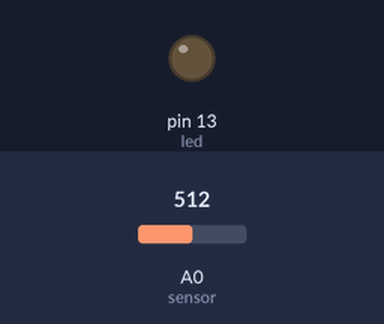
The sketch below on a simulated Arduino Uno, built with avr-gcc and run on an emulated ATmega328P. Parts: output pins drawn as LEDs (lit = HIGH). Inputs (shaded band) come from the test bench; at power-on: A0 (sensor) = 512. What the sketch prints to the serial monitor is not drawn.

Above: at 18.0 s.
18.1 s: A0 (sensor) set to 20
At 20.5 s:
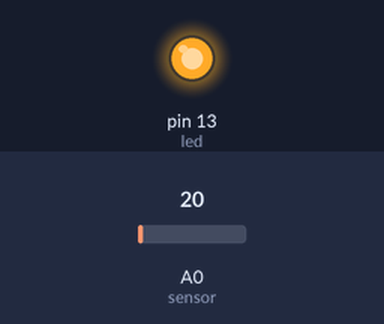
Timing chart, 0 to 38.6 s (numbered marks = the images above; inputs shaded):
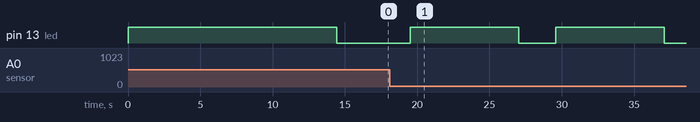

Measured:
- by itself, pin 13 (led): alternates HIGH for 7.5 s and LOW for 2.6 s

The sketch:

Arduino_Temperature_sensor.ino
```cpp
#define led 13  // Declare Pin  for led
#define sensor A0  //Declare Pin for Sensor input
void setup() {
  // put your setup code here, to run once:
  Serial.begin(1000);  //1second = 1000milisecond = 1bit
  pinMode(led, OUTPUT);
}

void loop() {
  // put your main code here, to run repeatedly:
  int value;
  int temp = analogRead(sensor);   //Reading sensor value
  Serial.println(temp);   //Printing sensor analog value
  int tempC = temp * (5.0 / 1023.0) * 100;   //Conversion of sensor analog value to celcius
  //int tempC=temp/9.31;
  Serial.println(tempC);   //Printing temperature value
  if(tempC<30)
  {
    value=250;  //blinking of led at temp<30
  }
  else if(tempC>30)
  {
    value=500;  //blinking of led at temp>30
  }
    digitalWrite(led, HIGH);     //Toggle Led
  for(int i=value;i>0;i--)
  {
    Serial.print(value);
  }
  digitalWrite(led, LOW);      //Toggle Led
    for(int i=value;i>0;i--)
  {
    Serial.print("/");
  }

}
```
